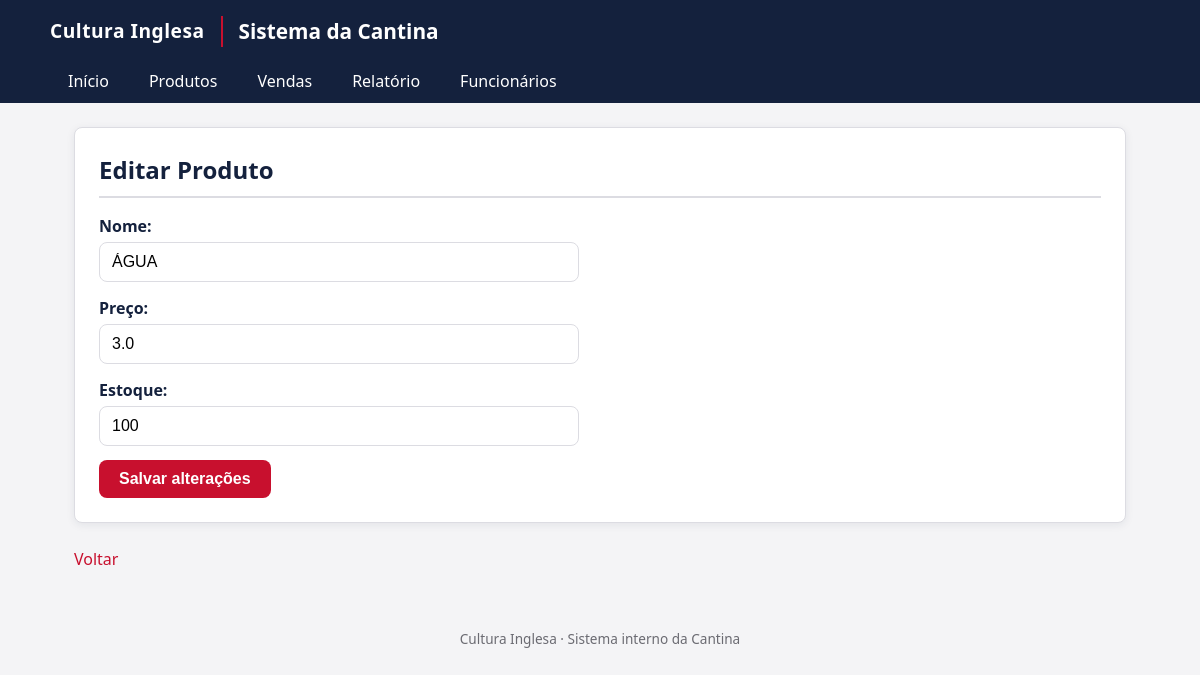
Page /editar_produto/2 on the earlier database version.
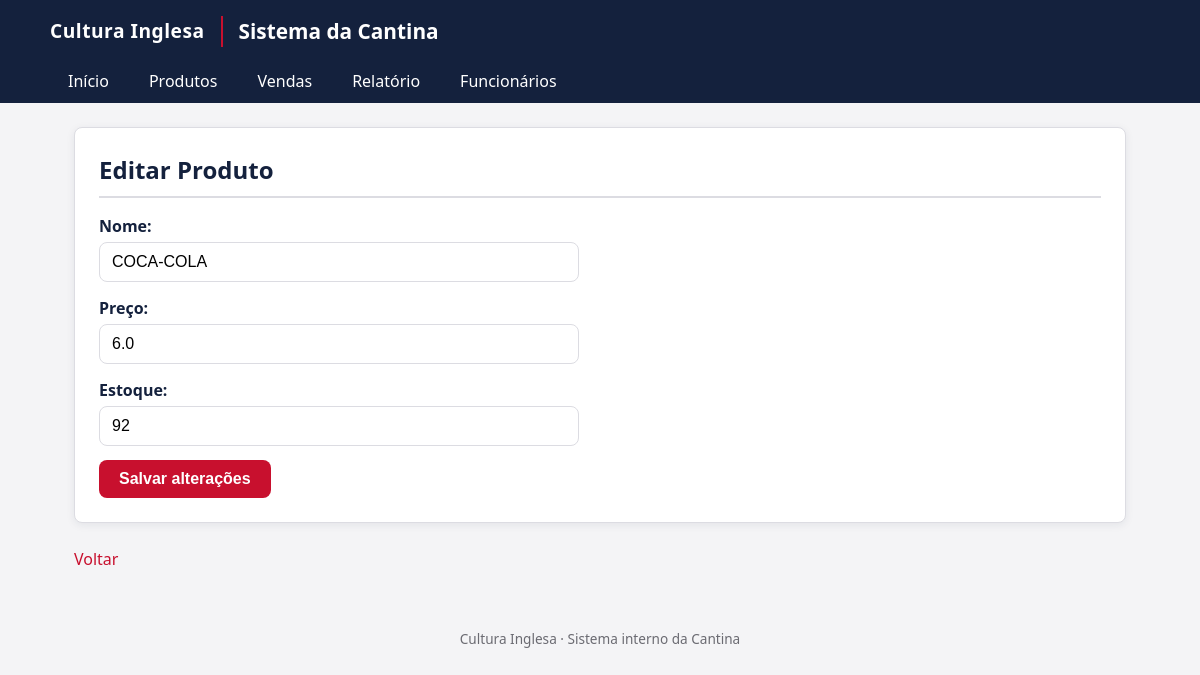
Same page on the later database version.
### tables this page shows
CREATE TABLE produtos (
    id INTEGER PRIMARY KEY AUTOINCREMENT,
    nome TEXT NOT NULL,
    preco REAL NOT NULL,
    estoque INTEGER NOT NULL
);

### app.py (the view, shortened to what this page needs)
@app.route('/editar_produto/<int:id>', methods=['GET', 'POST'])
def editar_produto(id):
    conn = conectar()
    cursor = conn.cursor()
    cursor.execute("""
        SELECT * FROM produtos WHERE id = ?
    """, (id,))
    produto = cursor.fetchone()
    conn.close()
    return render_template('editar_produto.html', produto=produto)

### app.py (called while the page is built)
def conectar():
    return sqlite3.connect("cantina2.db")

### templates/editar_produto.html (shortened to what this page needs)
{% extends "base.html" %}
{% block conteudo %}
    <div class="cartao">
        <h2 class="cartao-titulo">Editar Produto</h2>
        <form method="POST">
            <div class="campo">
                <label>Nome:</label>
                <input type="text" name="nome" value="{{ produto[1] }}" required>
            </div>
            <div class="campo">
                <label>Preço:</label>
                <input type="number" step="0.01" min="0.01" name="preco" value="{{ produto[2] }}" required>
            </div>
            <div class="campo">
                <label>Estoque:</label>
                <input type="number" min="0" name="estoque" value="{{ produto[3] }}" required>
            </div>
            <button type="submit">Salvar alterações</button>
        </form>
    </div>
    <div class="links-rodape-pagina">
        <a href="/produtos">Voltar</a>
    </div>
{% endblock %}

Differences in the rows shown:
changed produtos: nome "ÁGUA" → "COCA-COLA"; preco "3.0" → "6.0"; estoque "100" → "92"
